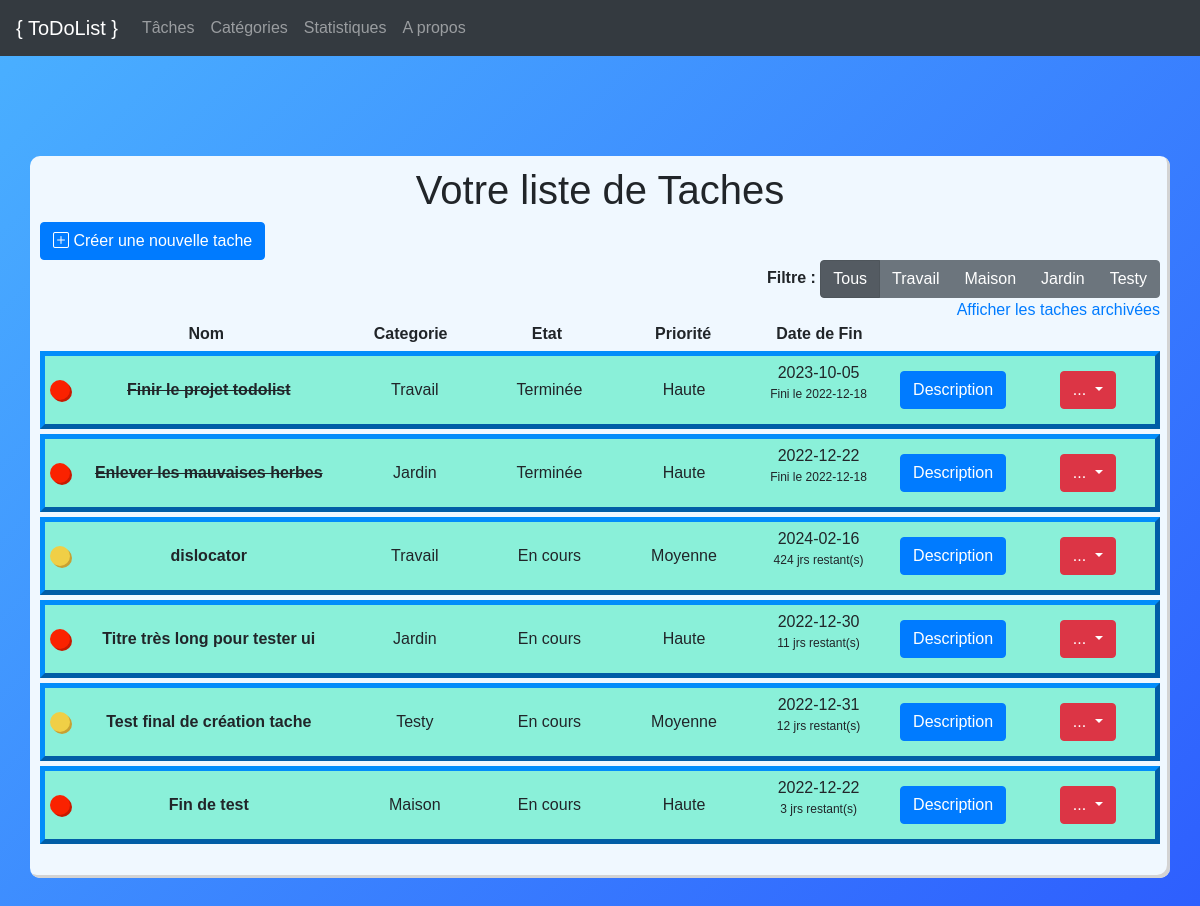
The app's page /afficher-archive with its own data.
### tables this page shows
CREATE TABLE Categorie (
	idCategorie	INTEGER PRIMARY KEY ,
	nom	TEXT NOT NULL
);

CREATE TABLE Taches (
	idTache	INTEGER PRIMARY KEY ,
	nom	TEXT NOT NULL CHECK(length(nom)<=50),
	description TEXT NOT NULL,
	idCategorie	INTEGER,
	idEtat	INTEGER,
	idPriorite	INTEGER,
	dateLimite	TEXT NOT NULL,
	dateFin	TEXT,
	status INTEGER,
	FOREIGN KEY(idCategorie) REFERENCES Categorie(idCategorie),
	FOREIGN KEY(idEtat) REFERENCES Etat(idEtat),
	FOREIGN KEY(idPriorite) REFERENCES Priorite(idPriorite)
);

CREATE TABLE Etat (
	idEtat	INTEGER PRIMARY KEY ,
	nom	TEXT NOT NULL
);

CREATE TABLE Priorite (
	idPriorite	INTEGER PRIMARY KEY ,
	nom	TEXT NOT NULL
);

### main.py (the view)
@app.route("/afficher-archive")
def afficher_archive():
    return render_template('afficher.html', taches=database.getTaches(False), categories=database.getCategories(), dt=dt)

### Tache.py (called while the page is built)
    def getCategorie(self):
        return self.database.getCategories()[self.idCategorie-1]

    def getPriorite(self):
        return self.database.getPriorites()[self.idPriorite-1]

    def getEtat(self):
        return self.database.getEtats()[self.idEtat-1]

### bdd.py (called while the page is built)
    def getTaches(self, filtre=True):
        data = (self.cursor.execute("""
        SELECT *
        FROM Taches
        WHERE idEtat != 3
        ORDER BY dateLimite ASC
        """).fetchall()
                if filtre else
                self.cursor.execute("""
        SELECT *
        FROM Taches
        """).fetchall())
        return [Tache.Tache(*i, database=self) for i in data]

    def getCategories(self):
        return [i[0] for i in self.cursor.execute("""SELECT nom FROM Categorie""").fetchall()]

    def getEtats(self):
        return [i[0] for i in self.cursor.execute("""SELECT nom FROM Etat""").fetchall()]

    def getPriorites(self):
        return [i[0] for i in self.cursor.execute("""SELECT nom FROM Priorite""").fetchall()]

### templates/afficher.html (shortened to what this page needs)
{% extends "base.html" %}
{% block contenu %}
    <link rel="stylesheet" href="{{ url_for('static', filename='css/Base.css') }}">
    <h1>Votre liste de Taches</h1>
    <a href="/nouvelle-tache">
        <button class="btn btn-primary"><i class="bi bi-plus-square"></i> Créer une nouvelle tache</button>
    </a>
    <br>
    <div class="filtreDiv">
        <strong>Filtre : </strong>
        <div class="btn-group btn-group-toggle" data-toggle="buttons">
            <label class="btn btn-secondary active filtreOption" onclick="change_filtre(event);">
                <input class="option" type="radio" name="options" id="option0" value="0" checked> Tous
            </label>
            {% for i in range(categories|length) %}
                <label class="btn btn-secondary filtreOption" onclick="change_filtre(event);">
                    {{ categories[i] }}
                </label>
            {% endfor %}
        </div>
        <br>
        <a href="/afficher-archive">Afficher les taches archivées</a>
    </div>
    <div id="taskList">
        <div class="row no-gutters taskList-label">
            <div class="col-3">
                <strong>Nom</strong>
            </div>
            <div class="col">
                <strong>Categorie</strong>
            </div>
            <div class="col">
                <strong>Etat</strong>
            </div>
            <div class="col">
                <strong>Priorité</strong>
            </div>
            <div class="col">
                <strong>Date de Fin</strong>
            </div>
            <div class="col"></div>
            <div class="col"></div>
        </div>
        {% for tache in taches %}
            {% set jours = (dt.strptime(tache.dateLimite, "%Y-%m-%d")-dt.now()).days %}
            <div class="taskRowContainer {{ tache.idCategorie }} {% if jours < 0 and tache.idEtat == 1 %}late-task{% elif tache.idEtat == 3 %}archived-task{% endif %} ">
                <div class="row no-gutters taskRow">
                    {% if tache.idPriorite == 3 %}
                        <div class="text-white status-circle red-circle"></div> {% endif %}
                    {% if tache.idPriorite == 2 %}
                        <div class="text-white status-circle yellow-circle"></div> {% endif %}
                    <div class="col-3 {% if tache.idEtat == 2 %} finished {% endif %} ">
                        <strong>{{ tache.nom }}</strong>
                    </div>
                    <div class="col">
                        {{ tache.getCategorie() }}
                    </div>
                    <div class="col">
                        {{ tache.getEtat() }}
                    </div>
                    <div class="col">
                        {{ tache.getPriorite() }}
                    </div>
                    <div class="col">
                        {{ tache.dateLimite }}<br>
                        {% if tache.idEtat != 3 %}
                            <p style="font-size: 12px">
                                {% if tache.idEtat == 2 %}
                                    Fini le {{ tache.dateFin }}
                                {% elif jours < 0 %}
                                    <mark>{{ jours|abs }} jrs en retard !</mark>
                                {% else %}
                                    {{ jours }} jrs restant(s)
                                {% endif %}
                            </p>
                        {% endif %}
                    </div>
                    <div class="col">
                        <button type="button" class="btn btn-primary" data-toggle="modal"
                                data-target="#descriptionModal"
                                data-description="{{ tache.description }}">
                            Description
                        </button>
                    </div>
                    <div class="col">
                        <div class="dropdown">
                            <button class="btn btn-secondary btn-danger dropdown-toggle" type="button"
                                    id="dropdownMenuButton-{{ tache.idTache }}" data-toggle="dropdown"
                                    aria-haspopup="true"
                                    aria-expanded="false">
                                ...
                            </button>
                        </div>
                    </div>
                </div>
            </div>
        {% endfor %}
    </div>
{% endblock %}

### static/css/Base.css (style rules this page uses)
* { margin: 0; padding: 0; box-sizing: border-box; font-family: 'Poppins', sans-serif; }
body { width: 100%; height: 100%; overflow-x: hidden; background: linear-gradient(135deg, #4AB1FF, #2D5CFE) fixed; }
.finished { text-decoration-line: line-through; }
.taskRowContainer { border: 5px outset #028DFA; background-color: #8AF0D9; text-align: center; padding-top: 5px; padding-bottom: 5px; margin-top: 5px; }
.status-circle { border-radius: 50%; width: 20px; height:20px }
.red-circle { background-color: #FA2200; text-align: center; margin: auto auto auto 5px; box-shadow: 2px 2px 0 0 #c81900; }
.yellow-circle { background-color: #F0CF46; text-align: center; margin: auto auto auto 5px; box-shadow: 2px 2px 0 0 #c8a032; }
.taskRow { display: flex; align-items: center; }
.taskList-label { margin-left: 30px; text-align: center; }
.filtreDiv { text-align: right; }
h1 { text-align: center; }

### records on screen
Categorie: nom "Travail"
Categorie: nom "Maison"
Categorie: nom "Jardin"
Categorie: nom "Testy"
Taches: nom "Finir le projet todolist", getCategorie "Travail", getEtat "Terminée", getPriorite "Haute", dateLimite "2023-10-05", dateFin "2022-12-18"
Taches: nom "Enlever les mauvaises herbes", getCategorie "Jardin", getEtat "Terminée", getPriorite "Haute", dateLimite "2022-12-22", dateFin "2022-12-18"
Taches: nom "dislocator", getCategorie "Travail", getEtat "En cours", getPriorite "Moyenne", dateLimite "2024-02-16", jours "424"
Taches: nom "Titre très long pour tester ui", getCategorie "Jardin", getEtat "En cours", getPriorite "Haute", dateLimite "2022-12-30", jours "11"
Taches: nom "Test final de création tache", getCategorie "Testy", getEtat "En cours", getPriorite "Moyenne", dateLimite "2022-12-31", jours "12"
Taches: nom "Fin de test", getCategorie "Maison", getEtat "En cours", getPriorite "Haute", dateLimite "2022-12-22", idPriorite "3"
